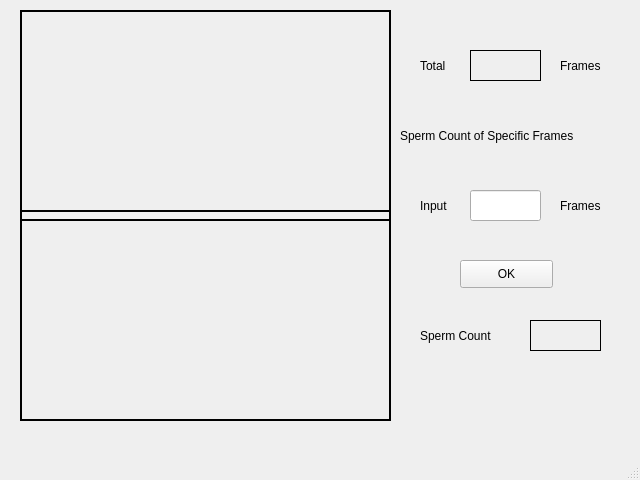
<?xml version="1.0" encoding="UTF-8"?>
<ui version="4.0">
 <class>NumChild</class>
 <widget class="QMainWindow" name="NumChild">
  <property name="geometry">
   <rect>
    <x>0</x>
    <y>0</y>
    <width>640</width>
    <height>480</height>
   </rect>
  </property>
  <property name="windowTitle">
   <string>Sperm Count</string>
  </property>
  <property name="windowIcon">
   <iconset>
    <normaloff>F:/GoogleDownload/dna (1).png</normaloff>F:/GoogleDownload/dna (1).png</iconset>
  </property>
  <property name="windowOpacity">
   <double>0.700000000000000</double>
  </property>
  <widget class="QWidget" name="centralwidget">
   <widget class="QLabel" name="Frame1">
    <property name="geometry">
     <rect>
      <x>20</x>
      <y>10</y>
      <width>371</width>
      <height>211</height>
     </rect>
    </property>
    <property name="frameShape">
     <enum>QFrame::WinPanel</enum>
    </property>
    <property name="text">
     <string/>
    </property>
   </widget>
   <widget class="QLabel" name="TotalFrame1">
    <property name="geometry">
     <rect>
      <x>470</x>
      <y>50</y>
      <width>71</width>
      <height>31</height>
     </rect>
    </property>
    <property name="frameShape">
     <enum>QFrame::Panel</enum>
    </property>
    <property name="text">
     <string/>
    </property>
   </widget>
   <widget class="QLabel" name="label_2">
    <property name="geometry">
     <rect>
      <x>420</x>
      <y>50</y>
      <width>51</width>
      <height>31</height>
     </rect>
    </property>
    <property name="text">
     <string>Total</string>
    </property>
   </widget>
   <widget class="QLabel" name="label_3">
    <property name="geometry">
     <rect>
      <x>560</x>
      <y>50</y>
      <width>51</width>
      <height>31</height>
     </rect>
    </property>
    <property name="text">
     <string>Frames</string>
    </property>
   </widget>
   <widget class="QLabel" name="label">
    <property name="geometry">
     <rect>
      <x>400</x>
      <y>120</y>
      <width>241</width>
      <height>31</height>
     </rect>
    </property>
    <property name="text">
     <string>Sperm Count of Specific Frames</string>
    </property>
   </widget>
   <widget class="QLabel" name="label_4">
    <property name="geometry">
     <rect>
      <x>420</x>
      <y>190</y>
      <width>51</width>
      <height>31</height>
     </rect>
    </property>
    <property name="text">
     <string>Input</string>
    </property>
   </widget>
   <widget class="QLabel" name="label_5">
    <property name="geometry">
     <rect>
      <x>560</x>
      <y>190</y>
      <width>51</width>
      <height>31</height>
     </rect>
    </property>
    <property name="text">
     <string>Frames</string>
    </property>
   </widget>
   <widget class="QLineEdit" name="lineEdit1">
    <property name="geometry">
     <rect>
      <x>470</x>
      <y>190</y>
      <width>71</width>
      <height>31</height>
     </rect>
    </property>
   </widget>
   <widget class="QLabel" name="label_6">
    <property name="geometry">
     <rect>
      <x>420</x>
      <y>320</y>
      <width>91</width>
      <height>31</height>
     </rect>
    </property>
    <property name="text">
     <string>Sperm Count</string>
    </property>
   </widget>
   <widget class="QLabel" name="TotalNumber">
    <property name="geometry">
     <rect>
      <x>530</x>
      <y>320</y>
      <width>71</width>
      <height>31</height>
     </rect>
    </property>
    <property name="frameShape">
     <enum>QFrame::Panel</enum>
    </property>
    <property name="text">
     <string/>
    </property>
   </widget>
   <widget class="QPushButton" name="pushButton">
    <property name="geometry">
     <rect>
      <x>460</x>
      <y>260</y>
      <width>93</width>
      <height>28</height>
     </rect>
    </property>
    <property name="text">
     <string>OK</string>
    </property>
   </widget>
   <widget class="QLabel" name="Frame1_2">
    <property name="geometry">
     <rect>
      <x>20</x>
      <y>210</y>
      <width>371</width>
      <height>211</height>
     </rect>
    </property>
    <property name="frameShape">
     <enum>QFrame::WinPanel</enum>
    </property>
    <property name="text">
     <string/>
    </property>
   </widget>
  </widget>
  <widget class="QMenuBar" name="menubar">
   <property name="geometry">
    <rect>
     <x>0</x>
     <y>0</y>
     <width>640</width>
     <height>26</height>
    </rect>
   </property>
  </widget>
  <widget class="QStatusBar" name="statusbar"/>
 </widget>
 <resources/>
 <connections/>
</ui>
